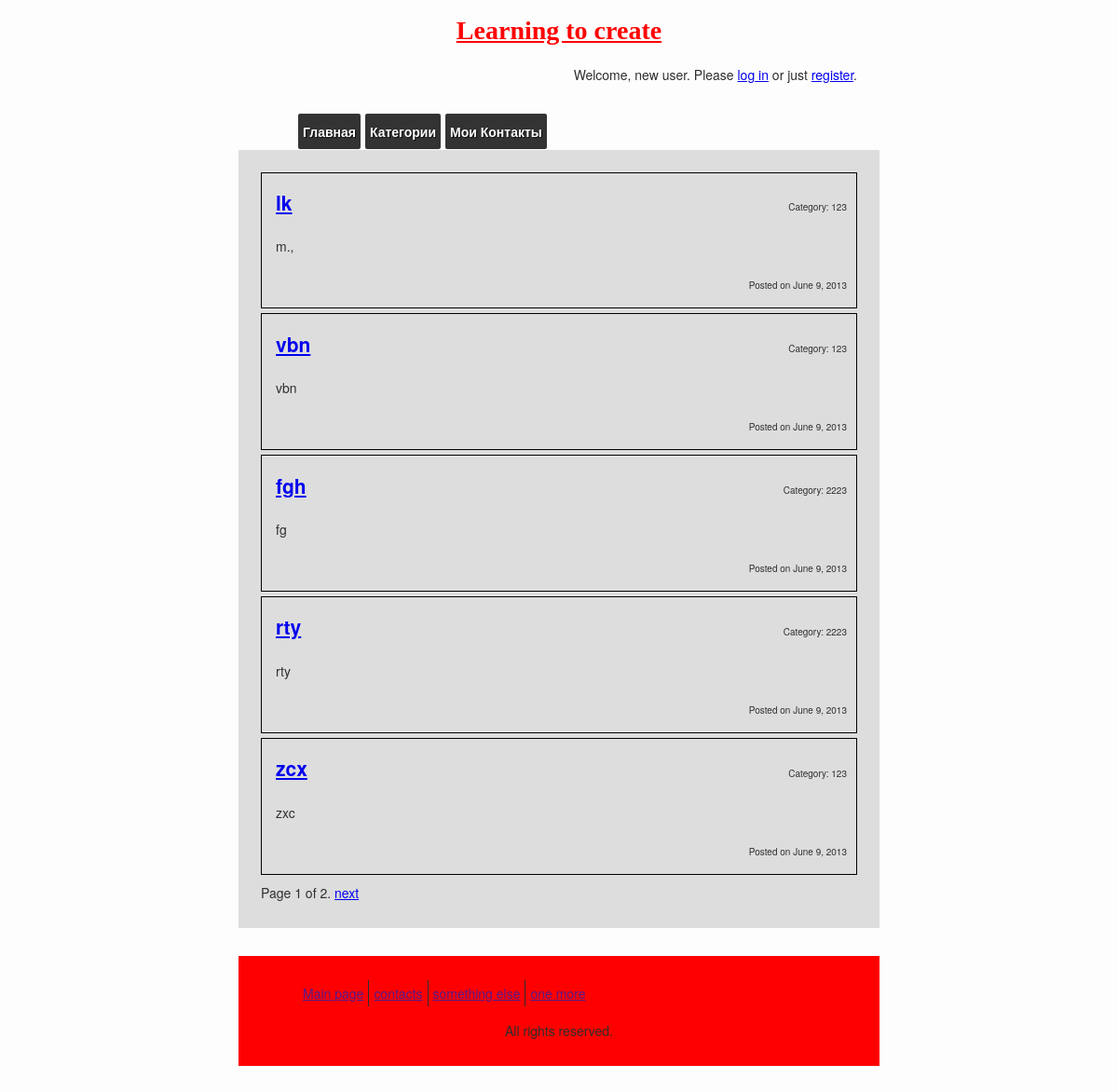
The page / on the database its author committed.
### blog/models.py (models this page shows, shortened)
class Post(models.Model):
    title = models.CharField(max_length=255)
    slug = models.SlugField(unique=True, max_length=255)
    description = models.CharField(max_length=255)
    content = models.TextField()
    published = models.BooleanField(default=True)
    created = models.DateTimeField(auto_now_add=True)
    category = models.ForeignKey(Category)
    class Meta:
        ordering = ['-created']
    def get_absolute_url(self):
        return reverse('blog.views.post', args=[self.slug])

class Category(models.Model):
	name=models.CharField(max_length=255)
	description=models.CharField(max_length=255)
	def __unicode__(self):
		return self.name

### blog/views.py (the view)
# urls.py: url(r'^$', 'blog.views.index'),
def index(request):
    posts = Post.objects.filter(published=True)
    paginator = Paginator(posts, 5) # Show 5 contacts per page
    page = request.GET.get('page')
    try:
        posts = paginator.page(page)
    except PageNotAnInteger:
        posts = paginator.page(1)
    except EmptyPage:
        posts = paginator.page(paginator.num_pages)
    return render(request, 'blog/index.html', {
		'posts': posts,
		'categories': Category.objects.all()
	})

### netmag/templates/blog/index.html (shortened to what this page needs)
{% extends 'base.html' %}
{% block content %}
    {% for post in posts %}
    <div class="post">
        <h2>
            <a href="{{post.get_absolute_url}}">
                {{post.title}}
            </a>
		</h2>
		<span id="category">Category: {{post.category}}</span>
        <p>{{post.description}}</p>
        <p id="posted">
            Posted on
            <time datetime="{{post.created|date:"c"}}">
            {{post.created|date}}
            </time>
		</p>
    </div>
    {% endfor %}
	<div class="pagination">
		<span class="step-links">
			<span class="current">
				Page {{ posts.number }} of {{ posts.paginator.num_pages }}.
			</span>
			{% if posts.has_next %}
				<a href="?page={{ posts.next_page_number }}">next</a>
			{% endif %}
		</span>
	</div>
{% endblock %}

### netmag/templates/base.html (shortened to what this page needs)
<!DOCTYPE html>
<html>
    <head>
	<link rel="stylesheet" type="text/css" href="{{STATIC_URL}}style.css">
        </head>
    <body>
	<div class="head">
		<h1 class="title">Learning to create</h1>
		<div class="login">
		{% if user.is_authenticated %}
			<p>Welcome, {{ user.username }}. Thanks for logging in.</p>
			<ul class="nav">
		<li>
			<a href="/" title="Вернуться на главную страницу">Главная</a>
		</li>
		<li>
			<a href="#" title="Категории">Категории</a>
			<ul>
				{%for cat in categories%}
				<li><a href="{{cat}}">{{cat}}</a></li>
				{%endfor%}
			</ul>
		</li>
		<li>
			<a href="/contacts" title="Мои контакты">Мои Контакты</a>
		</li>
		<li>
			<a href="/accounts/logout" title="LogOut">Log Out</a>
		</li>
		{% else %}
			<p>Welcome, new user. Please <a href="/accounts/login" title="LogIn">log in</a> or just <a href="/accounts/register">register</a>.</p>
			<ul class="nav">
		<li>
			<a href="/" title="Вернуться на главную страницу">Главная</a>
		</li>
		<li>
			<a href="#" title="Категории">Категории</a>
		</li>
		<li>
			<a href="/contacts" title="Мои контакты">Мои Контакты</a>
		</li>
		{% endif %}
	</div>
	</div>
	<div class="content">
            {% block content %}
			{% endblock %}
		</div>
	<div class="content" id="footer">
		<ul>
			<li>
				<a href="">Main page</a>
			</li>
			<li>
				<a href="">contacts</a>
			</li>
			<li>
				<a href="">something else</a>
			</li>
			<li>
				<a href="">one more</a>
			</li>
		</ul>
		<br />
		All rights reserved.
	</div>
    </body>
</html>

### netmag/static/style.css (style rules this page uses)
body { background-color: #fdfdfd; color: #2e2e2e; margin: 0; padding: 0; font-size: 14px; line-height: 28px; font-family: 'Helvetica Neue', Helvetica, Arial, sans-serif; }
.title { text-align: center; text-decoration: underline; color: red; font-family: "Times New Roman", Times, serif; }
.head { max-width: 640px; width: 96%; padding-bottom: 2%; margin: auto; }
.content { border: 1px solid #fbfbfb; background-color: #ddd; max-width: 640px; width: 96%; padding: 2%; margin: 28px auto; }
.post { border: 1px black solid; margin-bottom: 5px; padding-left: 15px; }
#posted { text-align: right; font-size: 10px; padding-right: 10px; }
.nav { float:left; width:100%; list-style:none; font-weight:bold; margin-bottom:30px; }
.nav li { float:left; margin-right:5px; position:relative; display:block; }
.nav li a { display:block; padding:5px; color:#fff; background:#333; text-decoration:none; text-shadow:1px 1px 1px rgba(0,0,0,0.75); -moz-border-radius:2px; -webkit-border-radius:2px; border-radius:2px; }
#category { font-size: 10px; display: block; text-align: right; margin-top: -40px; padding-right: 10px; }
.login { display: block; text-align: right; }
#footer { background: red; text-align: center; display:block; clear:both; }
#footer ul { list-style: none; }
#footer ul li { margin-top: -2%; float: left; position: relative; display:block; margin-left: 5px; border-right: 1px solid; padding-right: 5px; }
#footer ul li:last-child { border-right: none; }

### rows shown on the page
Post: title "lk", category "123", description "m.,", created "June 9, 2013"
Post: title "vbn", category "123", description "vbn", created "June 9, 2013"
Post: title "fgh", category "2223", description "fg", created "June 9, 2013"
Post: title "rty", category "2223", description "rty", created "June 9, 2013"
Post: title "zcx", category "123", description "zxc", created "June 9, 2013"

### other values the page prints
{{ posts.number }} "1"
{{ posts.paginator.num_pages }} "2"
